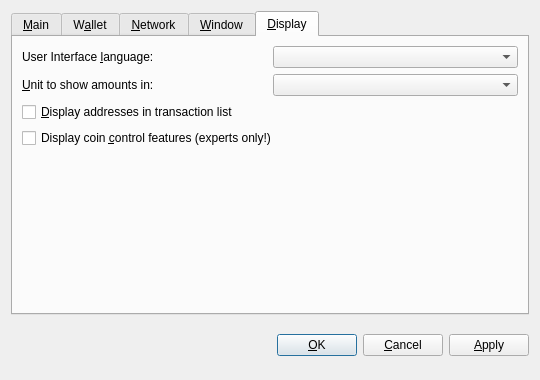
<?xml version="1.0" encoding="UTF-8"?>
<ui version="4.0">
 <class>OptionsDialog</class>
 <widget class="QDialog" name="OptionsDialog">
  <property name="geometry">
   <rect>
    <x>0</x>
    <y>0</y>
    <width>540</width>
    <height>380</height>
   </rect>
  </property>
  <property name="windowTitle">
   <string>Options</string>
  </property>
  <property name="modal">
   <bool>true</bool>
  </property>
  <layout class="QVBoxLayout" name="verticalLayout">
   <item>
    <widget class="QTabWidget" name="tabWidget">
     <property name="tabPosition">
      <enum>QTabWidget::North</enum>
     </property>
     <property name="currentIndex">
      <number>4</number>
     </property>
     <widget class="QWidget" name="tabMain">
      <attribute name="title">
       <string>&amp;Main</string>
      </attribute>
      <layout class="QVBoxLayout" name="verticalLayout_Main">
       <item>
        <widget class="QCheckBox" name="bitcoinAtStartup">
         <property name="toolTip">
          <string>Automatically start Goldbit after logging in to the system.</string>
         </property>
         <property name="text">
          <string>&amp;Start Goldbit on system login</string>
         </property>
        </widget>
       </item>
       <item>
        <spacer name="verticalSpacer_Main">
         <property name="orientation">
          <enum>Qt::Vertical</enum>
         </property>
         <property name="sizeHint" stdset="0">
          <size>
           <width>20</width>
           <height>40</height>
          </size>
         </property>
        </spacer>
       </item>
       <item>
        <layout class="QHBoxLayout" name="horizontalLayout_2_Main">
         <item>
          <spacer name="horizontalSpacer_2_Main">
           <property name="orientation">
            <enum>Qt::Horizontal</enum>
           </property>
           <property name="sizeHint" stdset="0">
            <size>
             <width>40</width>
             <height>20</height>
            </size>
           </property>
          </spacer>
         </item>
         <item>
          <widget class="QPushButton" name="resetButton">
           <property name="toolTip">
            <string>Reset all client options to default.</string>
           </property>
           <property name="text">
            <string>&amp;Reset Options</string>
           </property>
           <property name="autoDefault">
            <bool>false</bool>
           </property>
          </widget>
         </item>
        </layout>
       </item>
      </layout>
     </widget>
     <widget class="QWidget" name="tabWallet">
      <attribute name="title">
       <string>W&amp;allet</string>
      </attribute>
      <layout class="QVBoxLayout" name="verticalLayout_Network">
       <item>
        <widget class="QLabel" name="transactionFeeInfoLabel">
         <property name="text">
          <string>Optional transaction fee per kB that helps make sure your transactions are processed quickly. Most transactions are 1 kB.</string>
         </property>
         <property name="textFormat">
          <enum>Qt::PlainText</enum>
         </property>
         <property name="wordWrap">
          <bool>true</bool>
         </property>
        </widget>
       </item>
       <item>
        <layout class="QHBoxLayout" name="horizontalLayout_1_Main">
         <item>
          <widget class="QLabel" name="transactionFeeLabel">
           <property name="text">
            <string>Pay transaction &amp;fee</string>
           </property>
           <property name="textFormat">
            <enum>Qt::PlainText</enum>
           </property>
           <property name="buddy">
            <cstring>transactionFee</cstring>
           </property>
          </widget>
         </item>
         <item>
          <widget class="BitcoinAmountField" name="transactionFee"/>
         </item>
         <item>
          <spacer name="horizontalSpacer_1_Main">
           <property name="orientation">
            <enum>Qt::Horizontal</enum>
           </property>
           <property name="sizeHint" stdset="0">
            <size>
             <width>40</width>
             <height>20</height>
            </size>
           </property>
          </spacer>
         </item>
        </layout>
       </item>
       <item>
        <widget class="QLabel" name="label">
         <property name="text">
          <string>If you disable the spending of unconfirmed change, the change from a transaction cannot be used until that transaction has at least one confirmation. This also affects how your balance is computed.</string>
         </property>
         <property name="wordWrap">
          <bool>true</bool>
         </property>
        </widget>
       </item>
       <item>
        <widget class="QCheckBox" name="spendZeroConfChange">
         <property name="text">
          <string>Spend unconfirmed change  (experts only)</string>
         </property>
        </widget>
       </item>
       <item>
        <spacer name="verticalSpacer">
         <property name="orientation">
          <enum>Qt::Vertical</enum>
         </property>
         <property name="sizeHint" stdset="0">
          <size>
           <width>20</width>
           <height>40</height>
          </size>
         </property>
        </spacer>
       </item>
      </layout>
     </widget>
     <widget class="QWidget" name="tabNetwork">
      <attribute name="title">
       <string>&amp;Network</string>
      </attribute>
      <layout class="QVBoxLayout" name="verticalLayout_Network">
       <item>
        <widget class="QCheckBox" name="mapPortUpnp">
         <property name="toolTip">
          <string>Automatically open the Goldbit client port on the router. This only works when your router supports UPnP and it is enabled.</string>
         </property>
         <property name="text">
          <string>Map port using &amp;UPnP</string>
         </property>
        </widget>
       </item>
       <item>
        <widget class="QCheckBox" name="connectSocks">
         <property name="toolTip">
          <string>Connect to the Goldbit network through a SOCKS proxy (e.g. when connecting through Tor).</string>
         </property>
         <property name="text">
          <string>&amp;Connect through SOCKS proxy:</string>
         </property>
        </widget>
       </item>
       <item>
        <layout class="QHBoxLayout" name="horizontalLayout_Network">
         <item>
          <widget class="QLabel" name="proxyIpLabel">
           <property name="text">
            <string>Proxy &amp;IP:</string>
           </property>
           <property name="textFormat">
            <enum>Qt::PlainText</enum>
           </property>
           <property name="buddy">
            <cstring>proxyIp</cstring>
           </property>
          </widget>
         </item>
         <item>
          <widget class="QValidatedLineEdit" name="proxyIp">
           <property name="maximumSize">
            <size>
             <width>140</width>
             <height>16777215</height>
            </size>
           </property>
           <property name="toolTip">
            <string>IP address of the proxy (e.g. 127.0.0.1)</string>
           </property>
          </widget>
         </item>
         <item>
          <widget class="QLabel" name="proxyPortLabel">
           <property name="text">
            <string>&amp;Port:</string>
           </property>
           <property name="textFormat">
            <enum>Qt::PlainText</enum>
           </property>
           <property name="buddy">
            <cstring>proxyPort</cstring>
           </property>
          </widget>
         </item>
         <item>
          <widget class="QLineEdit" name="proxyPort">
           <property name="maximumSize">
            <size>
             <width>55</width>
             <height>16777215</height>
            </size>
           </property>
           <property name="toolTip">
            <string>Port of the proxy (e.g. 9050)</string>
           </property>
          </widget>
         </item>
         <item>
          <widget class="QLabel" name="socksVersionLabel">
           <property name="text">
            <string>SOCKS &amp;Version:</string>
           </property>
           <property name="textFormat">
            <enum>Qt::PlainText</enum>
           </property>
           <property name="buddy">
            <cstring>socksVersion</cstring>
           </property>
          </widget>
         </item>
         <item>
          <widget class="QValueComboBox" name="socksVersion">
           <property name="toolTip">
            <string>SOCKS version of the proxy (e.g. 5)</string>
           </property>
          </widget>
         </item>
         <item>
          <spacer name="horizontalSpacer_Network">
           <property name="orientation">
            <enum>Qt::Horizontal</enum>
           </property>
           <property name="sizeHint" stdset="0">
            <size>
             <width>40</width>
             <height>20</height>
            </size>
           </property>
          </spacer>
         </item>
        </layout>
       </item>
       <item>
        <spacer name="verticalSpacer_Network">
         <property name="orientation">
          <enum>Qt::Vertical</enum>
         </property>
         <property name="sizeHint" stdset="0">
          <size>
           <width>20</width>
           <height>40</height>
          </size>
         </property>
        </spacer>
       </item>
      </layout>
     </widget>
     <widget class="QWidget" name="tabWindow">
      <attribute name="title">
       <string>&amp;Window</string>
      </attribute>
      <layout class="QVBoxLayout" name="verticalLayout_Window">
       <item>
        <widget class="QCheckBox" name="minimizeToTray">
         <property name="toolTip">
          <string>Show only a tray icon after minimizing the window.</string>
         </property>
         <property name="text">
          <string>&amp;Minimize to the tray instead of the taskbar</string>
         </property>
        </widget>
       </item>
       <item>
        <widget class="QCheckBox" name="minimizeOnClose">
         <property name="toolTip">
          <string>Minimize instead of exit the application when the window is closed. When this option is enabled, the application will be closed only after selecting Quit in the menu.</string>
         </property>
         <property name="text">
          <string>M&amp;inimize on close</string>
         </property>
        </widget>
       </item>
       <item>
        <spacer name="verticalSpacer_Window">
         <property name="orientation">
          <enum>Qt::Vertical</enum>
         </property>
         <property name="sizeHint" stdset="0">
          <size>
           <width>20</width>
           <height>40</height>
          </size>
         </property>
        </spacer>
       </item>
      </layout>
     </widget>
     <widget class="QWidget" name="tabDisplay">
      <attribute name="title">
       <string>&amp;Display</string>
      </attribute>
      <layout class="QVBoxLayout" name="verticalLayout_Display">
       <item>
        <layout class="QHBoxLayout" name="horizontalLayout_1_Display">
         <item>
          <widget class="QLabel" name="langLabel">
           <property name="text">
            <string>User Interface &amp;language:</string>
           </property>
           <property name="textFormat">
            <enum>Qt::PlainText</enum>
           </property>
           <property name="buddy">
            <cstring>lang</cstring>
           </property>
          </widget>
         </item>
         <item>
          <widget class="QValueComboBox" name="lang">
           <property name="toolTip">
            <string>The user interface language can be set here. This setting will take effect after restarting Goldbit.</string>
           </property>
          </widget>
         </item>
        </layout>
       </item>
       <item>
        <layout class="QHBoxLayout" name="horizontalLayout_2_Display">
         <item>
          <widget class="QLabel" name="unitLabel">
           <property name="text">
            <string>&amp;Unit to show amounts in:</string>
           </property>
           <property name="textFormat">
            <enum>Qt::PlainText</enum>
           </property>
           <property name="buddy">
            <cstring>unit</cstring>
           </property>
          </widget>
         </item>
         <item>
          <widget class="QValueComboBox" name="unit">
           <property name="toolTip">
            <string>Choose the default subdivision unit to show in the interface and when sending coins.</string>
           </property>
          </widget>
         </item>
        </layout>
       </item>
       <item>
        <widget class="QCheckBox" name="displayAddresses">
         <property name="toolTip">
          <string>Whether to show Goldbit addresses in the transaction list or not.</string>
         </property>
         <property name="text">
          <string>&amp;Display addresses in transaction list</string>
         </property>
        </widget>
       </item>
       <item>
        <widget class="QCheckBox" name="coinControlFeatures">
         <property name="toolTip">
          <string>Whether to show coin control features or not.</string>
         </property>
         <property name="text">
          <string>Display coin &amp;control features (experts only!)</string>
         </property>
        </widget>
       </item>
       <item>
        <spacer name="verticalSpacer_Display">
         <property name="orientation">
          <enum>Qt::Vertical</enum>
         </property>
         <property name="sizeHint" stdset="0">
          <size>
           <width>20</width>
           <height>40</height>
          </size>
         </property>
        </spacer>
       </item>
      </layout>
     </widget>
    </widget>
   </item>
   <item>
    <layout class="QHBoxLayout" name="horizontalLayout_Buttons">
     <item>
      <spacer name="horizontalSpacer_1">
       <property name="orientation">
        <enum>Qt::Horizontal</enum>
       </property>
       <property name="sizeHint" stdset="0">
        <size>
         <width>40</width>
         <height>48</height>
        </size>
       </property>
      </spacer>
     </item>
     <item>
      <widget class="QLabel" name="statusLabel">
       <property name="font">
        <font>
         <weight>75</weight>
         <bold>true</bold>
        </font>
       </property>
       <property name="text">
        <string/>
       </property>
       <property name="textFormat">
        <enum>Qt::PlainText</enum>
       </property>
       <property name="wordWrap">
        <bool>true</bool>
       </property>
      </widget>
     </item>
     <item>
      <spacer name="horizontalSpacer_2">
       <property name="orientation">
        <enum>Qt::Horizontal</enum>
       </property>
       <property name="sizeHint" stdset="0">
        <size>
         <width>40</width>
         <height>48</height>
        </size>
       </property>
      </spacer>
     </item>
     <item>
      <widget class="QPushButton" name="okButton">
       <property name="text">
        <string>&amp;OK</string>
       </property>
      </widget>
     </item>
     <item>
      <widget class="QPushButton" name="cancelButton">
       <property name="text">
        <string>&amp;Cancel</string>
       </property>
       <property name="autoDefault">
        <bool>false</bool>
       </property>
      </widget>
     </item>
     <item>
      <widget class="QPushButton" name="applyButton">
       <property name="text">
        <string>&amp;Apply</string>
       </property>
       <property name="autoDefault">
        <bool>false</bool>
       </property>
      </widget>
     </item>
    </layout>
   </item>
  </layout>
 </widget>
 <customwidgets>
  <customwidget>
   <class>BitcoinAmountField</class>
   <extends>QSpinBox</extends>
   <header>bitcoinamountfield.h</header>
  </customwidget>
  <customwidget>
   <class>QValueComboBox</class>
   <extends>QComboBox</extends>
   <header>qvaluecombobox.h</header>
  </customwidget>
  <customwidget>
   <class>QValidatedLineEdit</class>
   <extends>QLineEdit</extends>
   <header>qvalidatedlineedit.h</header>
  </customwidget>
 </customwidgets>
 <resources/>
 <connections/>
</ui>
